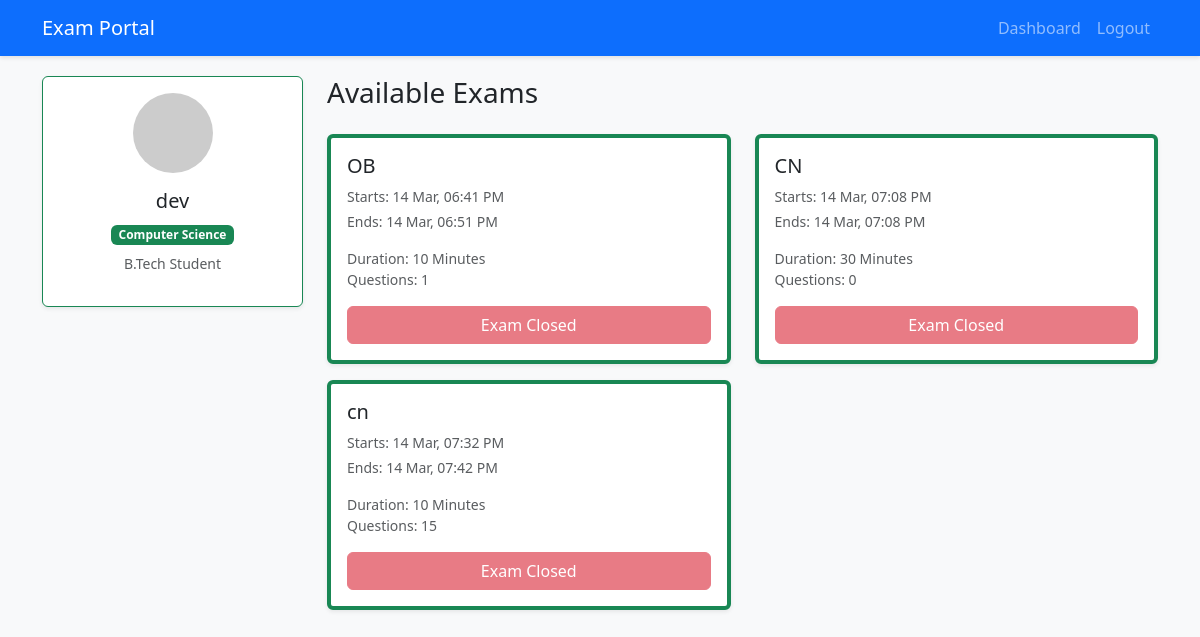
The app's page /student/dashboard (signed in) with its own data.
### models.py (models this page shows)
class User(db.Model, UserMixin):
    id = db.Column(db.Integer, primary_key=True)
    username = db.Column(db.String(20), unique=True, nullable=False)
    email = db.Column(db.String(120), unique=True, nullable=False)
    password = db.Column(db.String(60), nullable=False)
    role = db.Column(db.String(10), nullable=False) # 'admin', 'teacher', 'student'
    dept_id = db.Column(db.Integer, db.ForeignKey('department.id'), nullable=True)

class Department(db.Model):
    id = db.Column(db.Integer, primary_key=True)
    name = db.Column(db.String(50), unique=True, nullable=False)
    users = db.relationship('User', backref='department', lazy=True)
    exams = db.relationship('Exam', backref='department', lazy=True)

class Exam(db.Model):
    id = db.Column(db.Integer, primary_key=True)
    title = db.Column(db.String(100), nullable=False)
    start_time = db.Column(db.DateTime, nullable=False, default=datetime.utcnow)
    end_time = db.Column(db.DateTime, nullable=False)
    duration = db.Column(db.Integer, nullable=False) # In minutes
    dept_id = db.Column(db.Integer, db.ForeignKey('department.id'), nullable=False)
    teacher_id = db.Column(db.Integer, db.ForeignKey('user.id'), nullable=False)
    questions = db.relationship('Question', backref='exam', lazy=True, cascade="all, delete-orphan")
    is_published = db.Column(db.Boolean, default=False)

### app.py (the view)
@app.route("/student/dashboard")
@login_required
def student_dashboard():
    if current_user.role != 'student': abort(403)
    exams = Exam.query.filter_by(dept_id=current_user.dept_id).all()
    return render_template('student_dashboard.html', exams=exams)

### app.py (called while the page is built)
@login_manager.user_loader
def load_user(user_id):
    return User.query.get(int(user_id))

### templates/student_dashboard.html (shortened to what this page needs)
{% extends "layout.html" %}
{% block content %}
<div class="row">
    <div class="col-md-3">
        <div class="card shadow-sm border-success mb-4">
            <div class="card-body text-center">
                <div class="mb-3">
                    <img src="https://ui-avatars.com/api/?name={{ current_user.username }}&background=198754&color=fff" class="rounded-circle" width="80">
                </div>
                <h5>{{ current_user.username }}</h5>
                <span class="badge bg-success mb-2">{{ current_user.department.name }}</span>
                <p class="small text-muted">B.Tech Student</p>
            </div>
        </div>
    </div>
    <div class="col-md-9">
        <h3 class="mb-4">Available Exams</h3>
        <div class="row">
            {% if exams %}
                {% for exam in exams %}
                <div class="col-md-6 mb-3">
                    <div class="card h-100 shadow-sm border-start border-success border-4">
                        <div class="card-body">
                            <h5 class="card-title">{{ exam.title }}</h5>
                            <p class="small text-muted mb-1">Starts: {{ exam.start_time.strftime('%d %b, %I:%M %p') }}</p>
                            <p class="small text-muted mb-3">Ends: {{ exam.end_time.strftime('%d %b, %I:%M %p') }}</p>
                            <div class="mb-3">
                                <small class="text-muted d-block"> Duration: {{ exam.duration }} Minutes</small>
                                <small class="text-muted d-block"> Questions: {{ exam.questions|length }}</small>
                            </div>
                            <div class="mt-3">
    {% if datetime_now() < exam.start_time %}
        <button class="btn btn-secondary w-100" disabled>
            Starts at {{ exam.start_time.strftime('%I:%M %p') }}
        </button>
    {% elif datetime_now() > exam.end_time %}
        <button class="btn btn-danger w-100" disabled>Exam Closed</button>
    {% else %}
        <a href="{{ url_for('start_exam', exam_id=exam.id) }}" class="btn btn-success w-100">
            Attempt Now
        </a>
    {% endif %}
</div>
                        </div>
                    </div>
                </div>
                {% endfor %}
            {% endif %}
        </div>
    </div>
</div>
{% endblock %}

### templates/layout.html (shortened to what this page needs)
<!DOCTYPE html>
<html lang="en">
<head>
    <link href="https://cdn.jsdelivr.net/npm/bootstrap@5.3.0/dist/css/bootstrap.min.css" rel="stylesheet">
</head>
<body>
    <nav class="navbar navbar-expand-lg navbar-dark bg-primary">
        <div class="container">
            <a class="navbar-brand" href="/">Exam Portal</a>
            <div class="navbar-nav ms-auto">
                {% if current_user.is_authenticated %}
                    <a class="nav-link" href="{{ url_for(current_user.role + '_dashboard') }}">Dashboard</a>
                    <a class="nav-link" href="{{ url_for('logout') }}">Logout</a>
                {% else %}
                    <a class="nav-link" href="{{ url_for('login') }}">Login</a>
                {% endif %}
            </div>
        </div>
    </nav>
    <div class="container">
        {% block content %}{% endblock %}
    </div>
</body>
</html>

### templates/layout.html (style rules this page uses)
body { background-color: #f8f9fa; }
.navbar { margin-bottom: 20px; box-shadow: 0 2px 4px rgba(0,0,0,0.1); }

### records on screen
User: username "dev"
Department: department.name "Computer Science"
Exam: title "OB", start_time "14 Mar, 06:41 PM", end_time "14 Mar, 06:51 PM", duration "10", questions|length "1", shows "Exam Closed"
Exam: title "CN", start_time "14 Mar, 07:08 PM", end_time "14 Mar, 07:08 PM", duration "30", questions|length "0", shows "Exam Closed"
Exam: title "cn", start_time "14 Mar, 07:32 PM", end_time "14 Mar, 07:42 PM", duration "10", questions|length "15", shows "Exam Closed"
